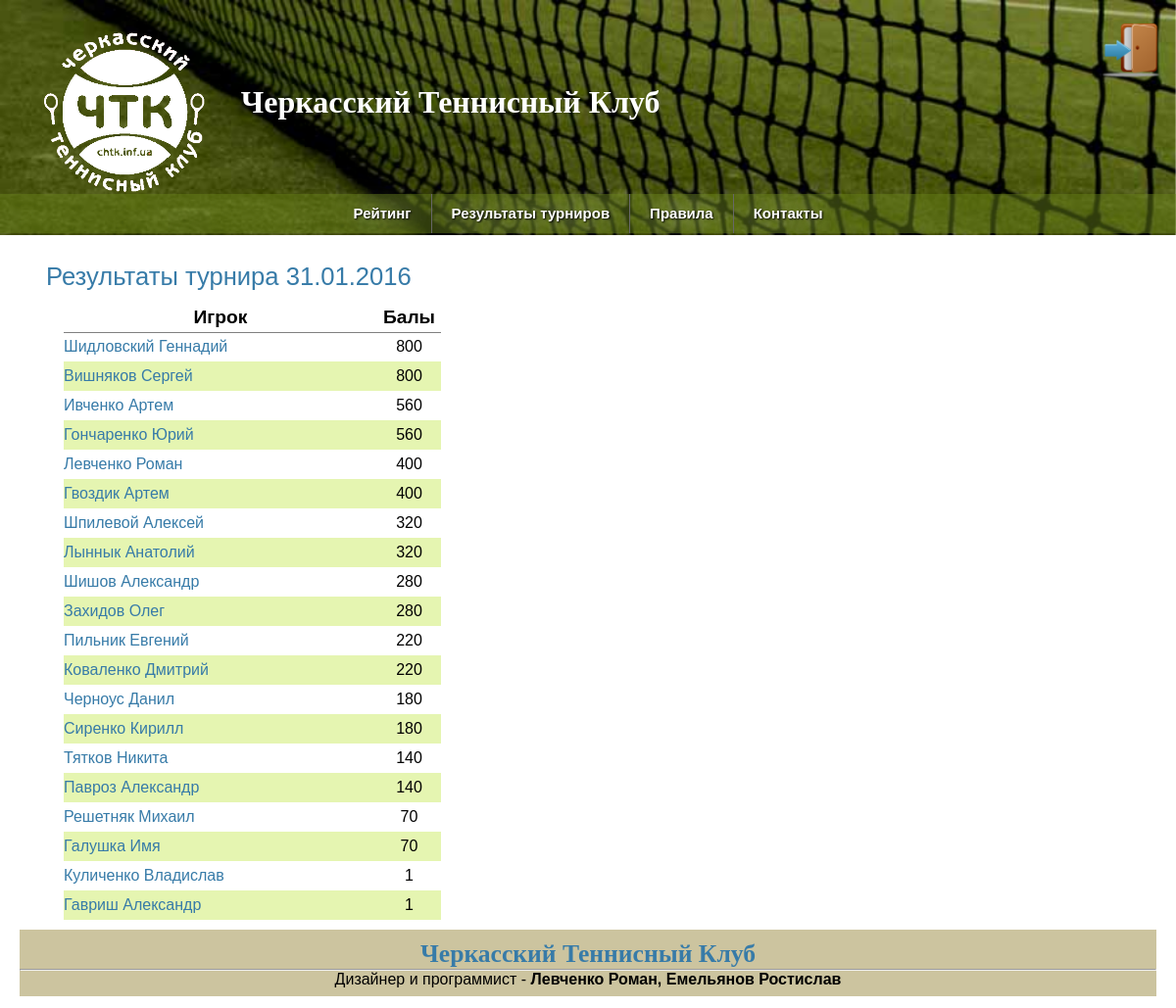
The app's page /2016/2/ with its own data.
### chtk.py (models this page shows, shortened)
class Players(dab.Model):
    id = dab.Column(dab.Integer, primary_key=True)
    player_name = dab.Column(dab.String(20))
    player_surname = dab.Column(dab.String(20))
    path_photo = dab.Column(dab.String(40))

### chtk.py (the view)
@app.route('/<int:year>/<int:tour_id>/')
def shopping(tour_id, year):
    if year == 2016:
        num_tour = tour_result.tour_result(tour_id)
    elif year == 2017:
        num_tour = tour_result_2017.tour_result(tour_id)
    date = MyCalendar()
    date_2016 = date.get_date(tour_id)
    date_2017 = date.get_date_2017(tour_id)
    tournaments = Tournaments.query
    return render_template("tour.html", tournaments=tournaments, num_tour=num_tour, tour_id=tour_id, year=year, date_2016=date_2016, date_2017=date_2017, players=get_data_players(), len_2016=len_2016, len_2017=len_2017)

### chtk.py (called while the page is built)
def connect_db():
    rv = sqlite3.connect(app.config['DATABASE'])
    rv.row_factory = sqlite3.Row
    return rv

def get_db():
    if not hasattr(g, 'sqlite_db'):
        g.sqlite_db = connect_db()
    return g.sqlite_db

def get_data_players():
    db = get_db()
    cur_1 = db.execute('select id, player_name, player_surname, path_photo from players order by player_surname')
    players = cur_1.fetchall()
    return players

### mycalendar.py (called while the page is built)
    def get_date(self, n):
        if n in self.list_of_tournaments:
            return self.list_of_tournaments[n]
        else:
            return False

    def get_date_2017(self, n):
        if n in self.list_of_tournaments_2017:
            return self.list_of_tournaments_2017[n]
        else:
            return False

### tour_result.py (called while the page is built)
    def tour_result(self, num_of_tour):
        self.s = []
        for el in self.list_of_players:
            if ('Турнир_' + str(num_of_tour)) in el.keys():
                if el['Турнир_' + str(num_of_tour)] != '0' and el['Турнир_' + str(num_of_tour)] != 0:
                    x = [int(el['Турнир_' + str(num_of_tour)]), [el['Фамилия'], el['Имя']]]
                    self.s.append(x)
            else:
                return False
            self.s.sort(reverse=True)
        return self.s

### templates/tour.html (shortened to what this page needs)
{% extends "base.html" %}
{% block body %}
    <main>
    <div class="col-left">
        <section>
<h2 class="entres-h2">Результаты турнира {% if year == 2016 %}{{ date_2016 }}{% endif %}{% if year == 2017 %}{{ date_2017 }}{% endif %}</h2>
            <div>
        <table>
            <thead>
            <tr>
                <th>Игрок</th>
                <th>Балы</th>
            </tr>
            </thead>
            <tbody>
                {% for el in num_tour %}
                <tr>
                    {% for player in players %}
                    {% if player.player_surname == el[1][0] and player.player_name == el[1][1] %}
                    <td class="td-player"><a href="/player/{{ year }}/{{ player.id }}/">{{el[1][0]}} {{ el[1][1] }}</a></td><td class="td-rating">{{ el[0] }} </td>
                    {% endif %}
                    {% endfor %}
                </tr>
                {% endfor %}
            </tbody>
        </table>
            </div>
        </section>
{% endblock %}

### static/style_temp.css (style rules this page uses)
*, *::after, *::before { -webkit-box-sizing: border-box; -moz-box-sizing: border-box; -o-box-sizing: border-box; -ms-box-sizing: border-box; box-sizing: border-box; margin: 0; padding: 0; }
body { font-family: sans-serif; margin: 0px; }
main { padding: 10px 20px; }
main::after { content: ''; display: table; clear: both; }
.col-left { width: 70%; float: left; min-height: 500px; }
a, h1, h2 { color: #377ba8; }
h1, h2 { font-family: 'Georgia', serif; margin: 0; }
h2 { font-size: 1.6em; }
.entres-h2 { text-align: left; font-weight: 300; padding: 10px 0 2px 27px; font-family: sans-serif; }
table { margin: 10px 5px 10px 45px; padding: 7px; text-decoration: none; border-collapse: collapse; }
th { font-size: 1.2em; }
tr th { text-align: center; border-bottom: 1px solid grey; }
tr { height: 30px; }
td a { text-decoration: none; }
.td-player { width: 320px; text-align: left; }
.td-rating { width: 65px; text-align: center;; }
tr:nth-child(even) { background: rgba(217, 241, 140, 0.68); }

### records on screen
Players: player_surname "Шидловский", player_name "Геннадий", el "800"
Players: player_surname "Вишняков", player_name "Сергей", el "800"
Players: player_surname "Ивченко", player_name "Артем", el "560"
Players: player_surname "Гончаренко", player_name "Юрий", el "560"
Players: player_surname "Левченко", player_name "Роман", el "400"
Players: player_surname "Гвоздик", player_name "Артем", el "400"
Players: player_surname "Шпилевой", player_name "Алексей", el "320"
Players: player_surname "Лыннык", player_name "Анатолий", el "320"
Players: player_surname "Шишов", player_name "Александр", el "280"
Players: player_surname "Захидов", player_name "Олег", el "280"
Players: player_surname "Пильник", player_name "Евгений", el "220"
Players: player_surname "Коваленко", player_name "Дмитрий", el "220"
Players: player_surname "Черноус", player_name "Данил", el "180"
Players: player_surname "Сиренко", player_name "Кирилл", el "180"
Players: player_surname "Тятков", player_name "Никита", el "140"
Players: player_surname "Павроз", player_name "Александр", el "140"
Players: player_surname "Решетняк", player_name "Михаил", el "70"
Players: player_surname "Галушка", player_name "Имя", el "70"
Players: player_surname "Куличенко", player_name "Владислав", el "1"
Players: player_surname "Гавриш", player_name "Александр", el "1"

### other values on screen
{{ date_2016 }} "31.01.2016"
